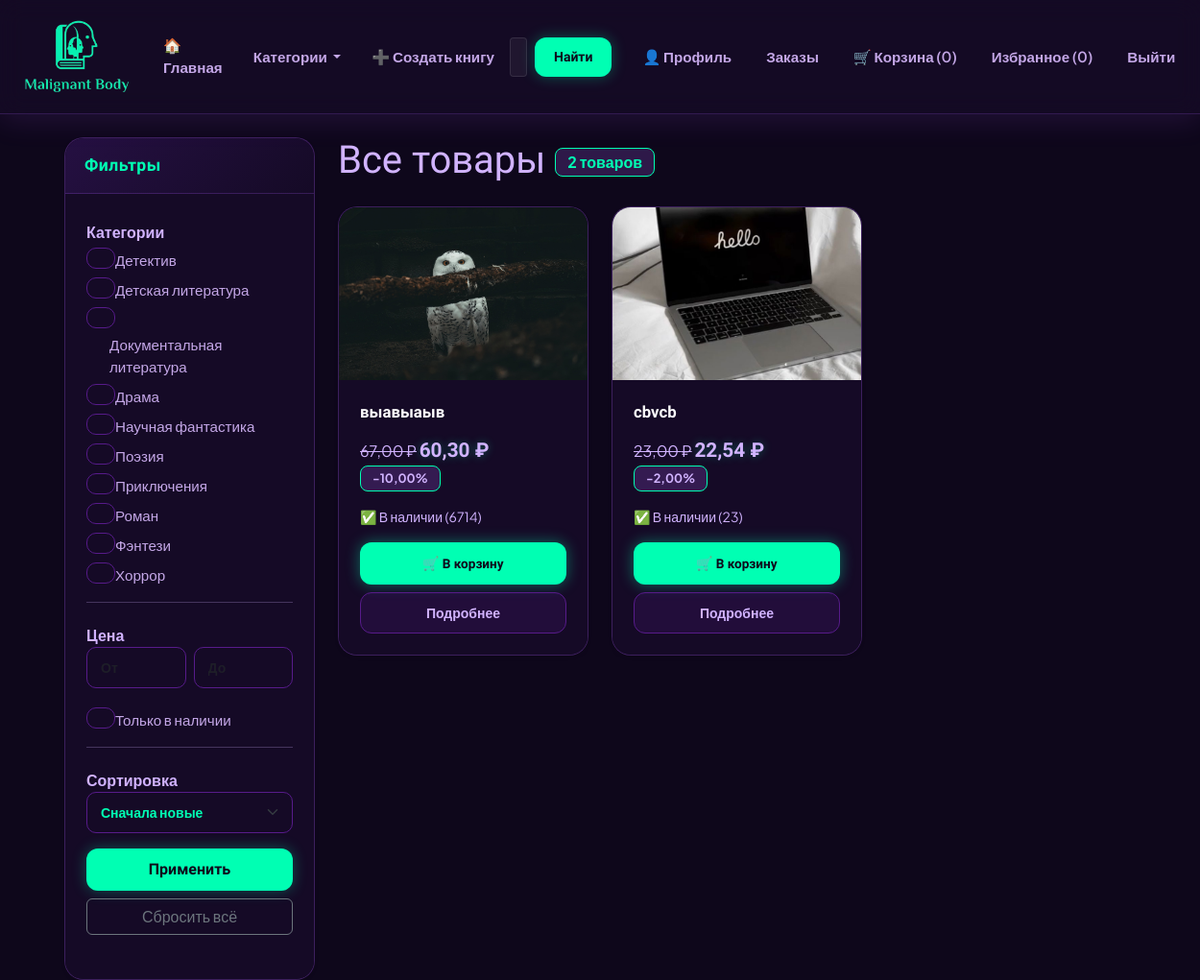
Screenshot of / (signed in) with the database file from the repository.
### core/shop/models.py (models this page shows, shortened)
class Category(models.Model):
    name = models.CharField(max_length=200, unique=True)
    slug = models.SlugField(max_length=200, unique=True)
    parent = models.ForeignKey('self', on_delete=models.CASCADE, null=True, blank=True, related_name='children')
    image = models.ImageField(upload_to=category_image_path, blank=True, null=True)
    created_at = models.DateTimeField(auto_now_add=True)
    class Meta:
        verbose_name_plural = 'Categories'
        ordering = ['name']

class Product(models.Model):
    category = models.ForeignKey(Category, on_delete=models.CASCADE, related_name='products')
    name = models.CharField(max_length=255)
    slug = models.SlugField(max_length=255, unique=True, blank=True)  # <-- разрешаем пустой для авто-генерации
    description = models.TextField()
    price = models.DecimalField(max_digits=10, decimal_places=2)
    discount = models.DecimalField(max_digits=5, decimal_places=2, default=0.00, help_text='Скидка в %')
    stock = models.PositiveIntegerField(default=0)
    available = models.BooleanField(default=True)
    image = models.ImageField(upload_to=product_image_path, blank=True, null=True)
    created_by = models.ForeignKey(User, on_delete=models.SET_NULL, null=True, blank=True, related_name='created_products')  # <-- добавлено
    created_at = models.DateTimeField(auto_now_add=True)
    updated_at = models.DateTimeField(auto_now=True)
    class Meta:
        ordering = ['-created_at']
    @property
    def final_price(self):
        if self.discount > 0:
            return self.price * (1 - Decimal(self.discount) / Decimal(100))
        return self.price

### core/shop/views.py (the view)
# urls.py: path('', views.ProductListView.as_view(), name='product_list'),
class ProductListView(ListView):
    model = Product
    template_name = 'shop/product_list.html'
    context_object_name = 'products'
    paginate_by = 12
    def get_queryset(self):
        queryset = Product.objects.filter(available=True)
        category_slug = self.kwargs.get('category_slug')
        if category_slug:
            category = get_object_or_404(Category, slug=category_slug)
            queryset = queryset.filter(category=category)
        price_min = self.request.GET.get('price_min')
        price_max = self.request.GET.get('price_max')
        if price_min:
            queryset = queryset.filter(price__gte=price_min)
        if price_max:
            queryset = queryset.filter(price__lte=price_max)
        in_stock = self.request.GET.get('in_stock')
        if in_stock == 'on':
            queryset = queryset.filter(stock__gt=0)
        categories = self.request.GET.getlist('categories')
        if categories:
            queryset = queryset.filter(category__slug__in=categories)
        sort_by = self.request.GET.get('sort_by')
        if sort_by == 'price_asc':
            queryset = queryset.order_by('price')
        elif sort_by == 'price_desc':
            queryset = queryset.order_by('-price')
        elif sort_by == 'newest':
            queryset = queryset.order_by('-created_at')
        elif sort_by == 'name':
            queryset = queryset.order_by('name')
        else:
            queryset = queryset.order_by('-created_at')
        return queryset
    def get_context_data(self, **kwargs):
        context = super().get_context_data(**kwargs)
        context['current_filters'] = self.request.GET.copy()
        context['all_categories'] = Category.objects.all()
        if 'category_slug' in self.kwargs:
            context['current_category'] = get_object_or_404(Category, slug=self.kwargs['category_slug'])
        return context

### core/cart/context_processors.py (called while the page is built)
def cart_total(request):
    if request.user.is_authenticated:
        cart, _ = Cart.objects.get_or_create(user=request.user)
        return {
            'cart_total_items': cart.total_items,
            'cart_total_price': cart.total_price,
        }
    return {
        'cart_total_items': 0,
        'cart_total_price': 0,
    }

### core/cart/models.py (called while the page is built)
    @property
    def total_price(self):
        return sum(item.total_price for item in self.items.all())

    @property
    def total_items(self):
        return sum(item.quantity for item in self.items.all())

### core/shop/context_processors.py (called while the page is built)
def categories_nav(request):
    return {
        'categories': Category.objects.all()
    }

### templates/shop/product_list.html (shortened to what this page needs)
{% extends 'base.html' %}
{% block content %}
<div class="row">
    <div class="col-md-3">
        <div class="card shadow-sm mb-4">
            <div class="card-header bg-primary text-white">
                <h5 class="mb-0">Фильтры</h5>
            </div>
            <div class="card-body">
                <form method="get" id="filter-form">
                    <div class="mb-3">
                        <label class="fw-bold">Категории</label>
                        {% for category in all_categories %}
                            <div class="form-check">
                                <input class="form-check-input category-checkbox"
                                       type="checkbox"
                                       name="categories"
                                       value="{{ category.slug }}"
                                       id="cat-{{ category.slug }}"
                                       {% if category.slug in current_filters.categories %}checked{% endif %}>
                                <label class="form-check-label" for="cat-{{ category.slug }}">
                                    {{ category.name }}
                                </label>
                            </div>
                        {% empty %}
                            <p class="text-muted small">Нет категорий</p>
                        {% endfor %}
                    </div>
                    <hr>
                    <div class="mb-3">
                        <label class="fw-bold">Цена</label>
                        <div class="row g-2">
                            <div class="col-6">
                                <input type="number"
                                       name="price_min"
                                       class="form-control form-control-sm"
                                       placeholder="От"
                                       value="{{ current_filters.price_min }}">
                            </div>
                            <div class="col-6">
                                <input type="number"
                                       name="price_max"
                                       class="form-control form-control-sm"
                                       placeholder="До"
                                       value="{{ current_filters.price_max }}">
                            </div>
                        </div>
                    </div>
                    <div class="mb-3">
                        <div class="form-check">
                            <input class="form-check-input"
                                   type="checkbox"
                                   name="in_stock"
                                   id="in_stock"
                                   {% if current_filters.in_stock %}checked{% endif %}>
                            <label class="form-check-label" for="in_stock">
                                Только в наличии
                            </label>
                        </div>
                    </div>
                    <hr>
                    <div class="mb-3">
                        <label class="fw-bold">Сортировка</label>
                        <select name="sort_by" class="form-select form-select-sm">
                            <option value="newest" {% if current_filters.sort_by == 'newest' %}selected{% endif %}>
                                Сначала новые
                            </option>
                        </select>
                    </div>
                    <div class="d-grid gap-2">
                        <button type="submit" class="btn btn-primary">Применить</button>
                        <a href="{% url 'shop:product_list' %}" class="btn btn-outline-secondary">Сбросить всё</a>
                    </div>
                </form>
            </div>
        </div>
    </div>
    <div class="col-md-9">
        <h1 class="mb-4">
            {% if current_category %}
                {{ current_category.name }}
            {% else %}
                Все товары
            {% endif %}
            <span class="badge bg-secondary fs-6">{{ page_obj.paginator.count }} товаров</span>
        </h1>
        <div class="row">
            {% for product in products %}
                <div class="col-md-4 col-sm-6 mb-4">
                    <div class="card h-100 shadow-sm">
                        {% if product.image %}
                            <img src="{{ product.image.url }}" class="card-img-top" alt="{{ product.name }}" style="height: 180px; object-fit: cover;">
                        {% else %}
                            <img src="https://via.placeholder.com/300x180" class="card-img-top" alt="No image">
                        {% endif %}
                        <div class="card-body d-flex flex-column">
                            <h5 class="card-title">{{ product.name }}</h5>
                            <p class="card-text">
                                {% if product.discount > 0 %}
                                    <span class="text-muted text-decoration-line-through">{{ product.price|floatformat:2 }} ₽</span>
                                    <span class="text-danger fw-bold">{{ product.final_price|floatformat:2 }} ₽</span>
                                    <span class="badge bg-success">-{{ product.discount }}%</span>
                                {% else %}
                                    <span class="fw-bold">{{ product.price|floatformat:2 }} ₽</span>
                                {% endif %}
                            </p>
                            <p class="small">
                                {% if product.stock > 0 %}
                                    <span class="text-success">✅ В наличии ({{ product.stock }})</span>
                                {% else %}
                                    <span class="text-danger">❌ Нет в наличии</span>
                                {% endif %}
                            </p>
                            {% if user.is_authenticated and product.stock > 0 %}
                                <button class="btn btn-success btn-sm add-to-cart-btn mb-2"
                                        data-url="{% url 'cart:api_add' product.slug %}">
                                    🛒 В корзину
                                </button>
                            {% elif user.is_authenticated %}
                                <button class="btn btn-secondary btn-sm mb-2" disabled>
                                    Нет в наличии
                                </button>
                            {% else %}
                                <a href="{% url 'account_login' %}" class="btn btn-outline-secondary btn-sm mb-2">
                                    🔒 Войдите, чтобы купить
                                </a>
                            {% endif %}
                            <a href="{% url 'shop:product_detail' product.slug %}" class="btn btn-outline-primary btn-sm mt-auto">
                                Подробнее
                            </a>
                        </div>
                    </div>
                </div>
            {% empty %}
                <div class="col-12">
                    <div class="alert alert-info">
                        Товаров с такими параметрами не найдено.
                    </div>
                </div>
            {% endfor %}
        </div>
    </div>
</div>
{% endblock %}

### static/css/style.css (style rules this page uses)
body { background: #0e071b; color: #d1b3ff; font-family: 'Plus Jakarta Sans', sans-serif; min-height: 100vh; }
h1, h2, h3, h4, h5, .navbar-brand, .card-title { font-family: 'Unbounded', sans-serif; }
.badge { font-family: 'Plus Jakarta Sans', sans-serif; background: rgba(177, 94, 255, 0.2) !important; color: #00ffb3 !important; border: 1px solid #00ffb3; border-radius: 8px; padding: 6px 12px; font-size: 0.8rem; vertical-align: middle; }
.card-body, .card-body p, .card-body span, .card-body td, .card-body th, .profile-info, .text-muted { color: #d1b3ff !important; }
.card { background: #150a26; border: 1px solid rgba(177, 94, 255, 0.25); border-radius: 20px; box-shadow: 0 8px 25px rgba(0, 0, 0, 0.5); transition: all 0.35s cubic-bezier(0.16, 1, 0.3, 1); overflow: hidden; height: 100%; }
.card-img-top { height: 220px; object-fit: cover; background: linear-gradient(135deg, #1f0d3d 0%, #0e071b 100%); position: relative; transition: transform 0.5s ease; }
.card-body { padding: 22px; background: #150a26; }
.card-title { color: #ffffff; font-weight: 600; font-size: 1.05rem; line-height: 1.4; margin-bottom: 12px; }
.card-text .fw-bold { color: #00ffb3; font-size: 1.3rem; font-family: 'Unbounded', sans-serif; text-shadow: 0 0 10px rgba(0, 255, 179, 0.3); }
.add-to-cart-btn, .btn-success { background-color: #00ffb3 !important; color: #0e071b !important; border: none !important; font-weight: 800 !important; font-family: 'Unbounded', sans-serif !important; font-size: 0.85rem !important; padding: 12px !important; border-radius: 12px !important; box-shadow: 0 0 15px rgba(0, 255, 179, 0.4) !important; transition: all 0.25s ease-in-out !important; }
.card .btn-outline-primary { border: 1px solid #571b8a !important; color: #d1b3ff !important; background: rgba(87, 27, 138, 0.2) !important; font-family: 'Plus Jakarta Sans', sans-serif; font-weight: 600; border-radius: 12px; padding: 10px; transition: all 0.3s ease; }
.card-header { background: linear-gradient(135deg, #251042, #150a26) !important; border-bottom: 1px solid rgba(177, 94, 255, 0.2); border-radius: 20px 20px 0 0 !important; padding: 18px 20px; }
.card-header h5 { color: #00ffb3; font-weight: 800; font-size: 1.1rem; letter-spacing: 0.5px; }
form label, .form-label, #filter-form label, #filter-form .form-label, #filter-form h6 { color: #d1b3ff !important; font-weight: 700; margin-top: 6px; }
#filter-form .form-check-label { color: #c4a7e7 !important; cursor: pointer; font-weight: 500; font-size: 0.95rem; }
#filter-form .form-check-input { background-color: #0e071b; border-color: #571b8a; }
form input[type="text"], form input[type="email"], form input[type="password"], form input[type="tel"], form textarea, form select, .card-body input, .card-body textarea, #filter-form .form-control, #filter-form .form-select, #quantity, input[name="quantity"] { background-color: #150a26 !important; color: #00ffb3 !important; border: 1px solid #571b8a !important; border-radius: 10px !important; padding: 10px 14px !important; font-weight: 600 !important; text-align: left; }
form button[type="submit"], .btn-primary { background-color: #00ffb3 !important; color: #0e071b !important; border: none !important; font-weight: 800 !important; font-family: 'Unbounded', sans-serif !important; border-radius: 12px !important; padding: 10px 20px !important; box-shadow: 0 0 15px rgba(0, 255, 179, 0.3) !important; transition: all 0.25s ease !important; }

### rows the page displays
Category: name "Детектив"
Category: name "Детская литература"
Category: name "Документальная литература"
Category: name "Драма"
Category: name "Научная фантастика"
Category: name "Поэзия"
Category: name "Приключения"
Category: name "Роман"
Category: name "Фэнтези"
Category: name "Хоррор"
Product: image (picture), name "выавыаыв", price "67,00", final_price "60,30", discount "10,00", stock "6714", shows "🛒 В корзину"
Product: image (picture), name "cbvcb", price "23,00", final_price "22,54", discount "2,00", stock "23", shows "🛒 В корзину"

### other values shown
{{ cart_total_items|default:0 }} "0"
{{ favorites_total_items|default:0 }} "0"
{{ page_obj.paginator.count }} "2"
